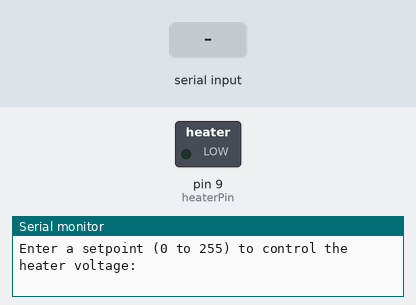
A sketch run on a simulated Arduino Uno, built with avr-gcc and run on an emulated ATmega328P. Shown: switched loads named in the sketch (green lamp = pin HIGH), the last lines printed to the serial monitor. The test bench sets the inputs (shaded band).

Above: at 1.2 s.
1.3 s: "90,45\n" received over Serial
At 1.9 s:
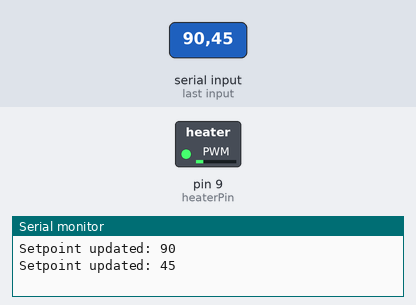
2.8 s: "30,150\n" received over Serial
At 3.1 s:
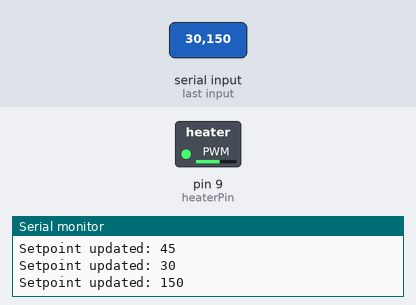
4.3 s: "200\n" received over Serial
At 5.3 s:
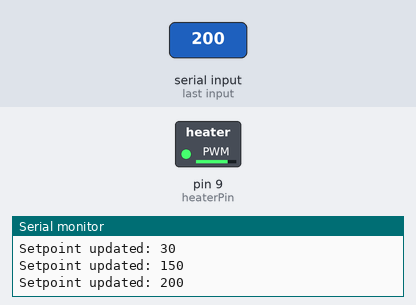
5.8 s: "90\n" received over Serial
At 6.4 s:
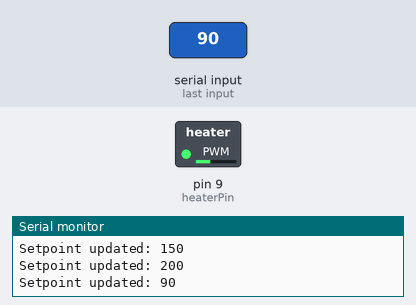
Timing chart, 0 to 8.3 s (numbered marks = the images above; inputs shaded):
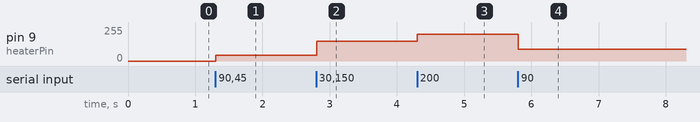

Measured:
- after the input at 1.3 s, pin 9 (heaterPin): 0/255 → 45/255 at once
- after the input at 2.8 s, pin 9 (heaterPin): 45/255 → 150/255 at once
- after the input at 4.3 s, pin 9 (heaterPin): 150/255 → 200/255 at once
- after the input at 5.8 s, pin 9 (heaterPin): 200/255 → 90/255 at once

The sketch:

openloopHeaterControl_250113.ino
```cpp
const int heaterPin = 9;  // PWM pin for controlling the heater

void setup() {
  // Initialize serial communication
  Serial.begin(9600);
  pinMode(heaterPin, OUTPUT);

  Serial.println("Enter a setpoint (0 to 255) to control the heater voltage:");
}

void loop() {
  // Check if data is available in the serial input
  if (Serial.available() > 0) {
    // Read user input
    int setpoint = Serial.parseInt();

    // Ensure the setpoint is within valid range (0 to 255)
    if (setpoint < 0) setpoint = 0;
    if (setpoint > 255) setpoint = 255;

    // Output the setpoint to the heater
    analogWrite(heaterPin, setpoint);

    // Print the setpoint for confirmation
    Serial.print("Setpoint updated: ");
    Serial.println(setpoint);

    // Clear any leftover characters in the serial buffer
    while (Serial.available() > 0) {
      Serial.read();
    }
  }
}
```
